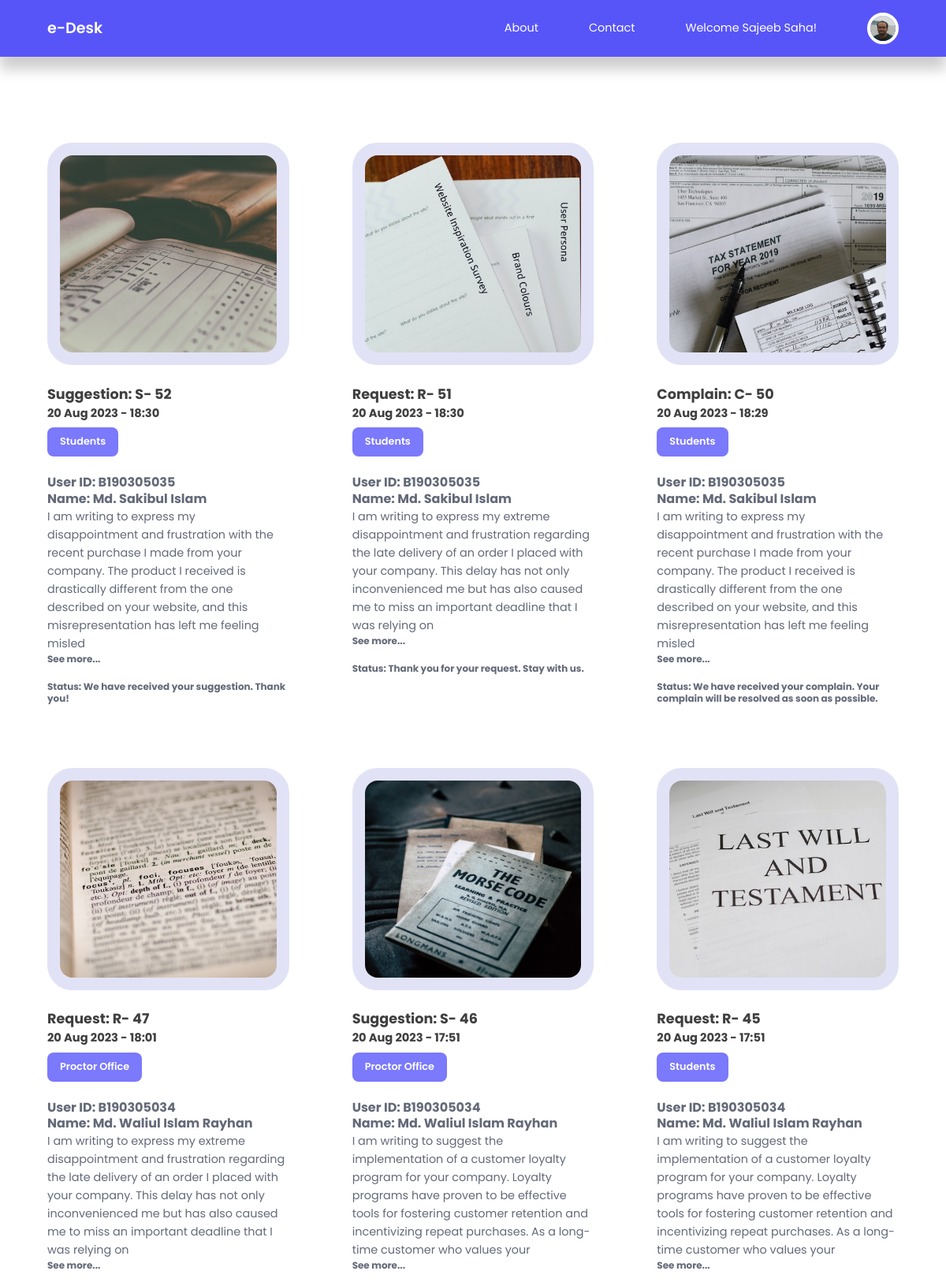
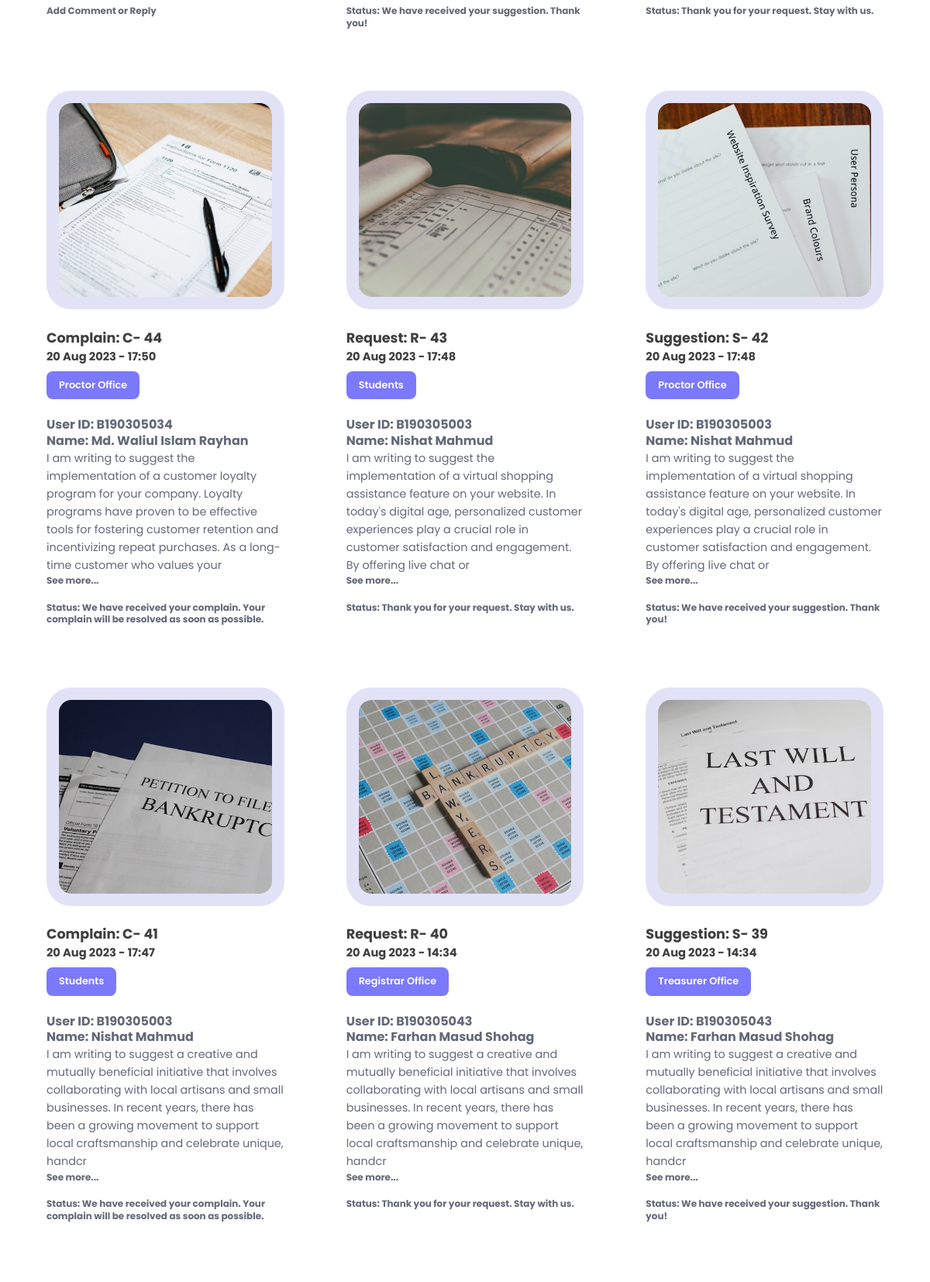
The app's page /admin/admin-index.php (upper part) with its own data (2 pictures, top to bottom).
### tables this page shows
CREATE TABLE `post` (
  `id` int(20) NOT NULL,
  `title` varchar(255) NOT NULL,
  `body` mediumtext NOT NULL,
  `picture` varchar(255) NOT NULL,
  `office_id` int(20) NOT NULL,
  `author_id` int(20) NOT NULL,
  `user_id` int(20) NOT NULL,
  `type` varchar(255) NOT NULL,
  `post_type` varchar(255) NOT NULL,
  `date_time` timestamp NOT NULL DEFAULT current_timestamp(),
  `status` varchar(255) NOT NULL,
  `comment` varchar(255) NOT NULL
);

CREATE TABLE `adminaddoffice` (
  `id` int(20) NOT NULL,
  `title` varchar(255) NOT NULL,
  `description` varchar(255) NOT NULL
);

CREATE TABLE `usermanagement` (
  `id` int(10) NOT NULL,
  `firstname` varchar(255) NOT NULL,
  `lastname` varchar(255) NOT NULL,
  `userid` varchar(255) NOT NULL,
  `email` varchar(255) NOT NULL,
  `password` varchar(255) NOT NULL,
  `picture` varchar(255) NOT NULL,
  `stat` varchar(255) NOT NULL,
  `admin-status` varchar(255) NOT NULL
);

### admin/admin-index.php (the view, shortened to what this page needs)
<?php
include 'partials/header.php';
$query = "SELECT * FROM post WHERE status='Approved' ORDER BY date_time DESC LIMIT 50";
$posts = mysqli_query($connection, $query);
?>
<section class="posts <?= $featured ? '' : 'section__extra-margin' ?>">
    <div class="container posts__container">
        <?php while ($post = mysqli_fetch_assoc($posts)): ?>
            <article class="post">
                <div class="post__thumbnail">
                    <img src="<?= ROOT_URL . 'images/' . $post['picture'] ?>" width="400" height="250">
                </div>
                <div class="post__info">
                    <?php
                    $category_id = $post['office_id'];
                    $category_query = "SELECT * FROM adminaddoffice WHERE id=$category_id";
                    $category_result = mysqli_query($connection, $category_query);
                    $category = mysqli_fetch_assoc($category_result);
                    ?>
                    <h3>
                        <?= $post['type'] ?>
                        <?= $post['id'] ?>
                        <small>
                            <?= date("d M Y - H:i", strtotime($post['date_time'])) ?>
                        </small>
                    </h3>
                    <a href="<?= ROOT_URL ?>admin/admin-catagory-post.php?id=<?= $post['office_id'] ?>"
                        class="category__button"><?= $category['title'] ?></a>
                    <p class="post__body">
                        <?php if ($post['author_id']): ?>
                        <h4>
                            <?= $post['title'] ?>
                        </h4>
                        <?php $len = strlen($post['body']); ?>
                        <?php if ($len < 250): ?>
                            <a href="<?= ROOT_URL ?>admin/details-post.php?id=<?= $post['id'] ?>"><?= $post['body'] ?></a>
                        <?php else: ?>
                            <?= substr($post['body'], 0, 250) ?>
                            <h5>
                                <a href="<?= ROOT_URL ?>admin/details-post.php?id=<?= $post['id'] ?>">See more...</a>
                            </h5>
                        <?php endif ?>
                        </p>
                        <div class="post__author">
                            <div class="post__author-info">
                                <?php if ($post['comment']): ?>
                                    <h5>Status:
                                        <?= $post['comment'] ?>
                                    </h5>
                                <?php else: ?>
                                    <h5><a href="<?= ROOT_URL ?>admin/details-post.php?id=<?= $post['id'] ?>">Add Comment or
                                            Reply</a></h5>
                                <?php endif ?>
                            </div>
                        </div>
                    </div>
                <?php else: ?>
                    <?php
                    $user_id = $post['user_id'];
                    $user_query = "SELECT * FROM usermanagement WHERE id=$user_id";
                    $user_result = mysqli_query($connection, $user_query);
                    $user = mysqli_fetch_assoc($user_result);
                    ?>
                    <h4>
                        User ID:
                        <?= $user['userid'] ?>
                    </h4>
                    <h4>
                        Name:
                        <?= $user['firstname'] ?>
                        <?= $user['lastname'] ?>
                    </h4>
                    <?php $len = strlen($post['body']); ?>
                    <?php if ($len < 250): ?>
                        <a href="<?= ROOT_URL ?>admin/details-post.php?id=<?= $post['id'] ?>"><?= $post['body'] ?></a>
                    <?php else: ?>
                        <?= substr($post['body'], 0, 250) ?>
                        <h5>
                            <a href="<?= ROOT_URL ?>admin/details-post.php?id=<?= $post['id'] ?>">See more...</a>
                        </h5>
                    <?php endif ?>
                    </p>
                    <div class="post__author">
                        <div class="post__author-info">
                            <?php if ($post['comment']): ?>
                                <h5>Status:
                                    <?= $post['comment'] ?>
                                </h5>
                            <?php else: ?>
                                <h5><a href="<?= ROOT_URL ?>admin/details-post.php?id=<?= $post['id'] ?>">Add Comment or Reply</a>
                                </h5>
                            <?php endif ?>
                        </div>
                    </div>
            </div>
        <?php endif ?>
        </article>
    <?php endwhile ?>
    </div>
</section>
<?php
include '../partials/footer.php';
?>

### css/style.css (style rules this page uses)
:root { --color-primary: #5855f8; --color-primary-light: #9BA4B5; --color-primary-variant: #5854c7; --color-red: #da0f3f; --color-red-light: hsl(346, 87%, 46%, 15%); --color-green: #00c476; --color-green-light: hsl(156, 100%, 38%, 15%); --color-gray-900: #e2e2f7; --color-gray-700: #ffffff; --color-gray-300: rgba(242, 242, 254, 0.3); --color-gray-200: rgba(33, 42, 62, 0.7); --color-white: #ffffff; --color-bg: #fff; --transition: all 300ms ease; --container-width-lg: 74%; --container-width-md: 88%; --form-width: 40%; --card-border-radius-1: 0.3rem; --card-border-radius-2: 0.5rem; --card-border-radius-3: 0.8rem; --card-border-radius-4: 2rem; --card-border-radius-5: 5rem; }
* { margin: 0; padding: 0; outline: 0; border: 0; appearance: 0; list-style: none; text-decoration: none; box-sizing: border-box; font-family: 'Poppins', sans-serif; }
body { font-family: Arial, sans-serif; margin: 0; padding: 0; }
body { line-height: 1.6; color: var(--color-gray-200); overflow-x: hidden; background: var(--color-bg); font-size: 0.9rem; }
.container { width: 90%; max-width: 1800px; margin-inline: auto; }
section { margin-top: 3rem; width: 100vw; }
.section__extra-margin { margin-top: 7rem; }
h3 { font-size: 1.1rem; margin: 0.8rem 0 0.5rem; color: #403f3f; line-height: 1.3; }
h4 { font-size: 1rem; color: var(--color-gray-200); line-height: 1.3; }
h5 { line-height: 1.3; }
a { color: var(--color-gray-200); transition: var(--transition); }
img { display: block; width: 100%; object-fit: cover; }
.category__button { background: #7b79fc; color: var(--color-bg); display: inline-block; padding: 0.5rem 1rem; border-radius: var(--card-border-radius-2); font-weight: 600; font-size: 0.8rem; text-align: center; }
.post__thumbnail { border-radius: var(--card-border-radius-4); border: 1rem solid var(--color-gray-900); overflow: hidden; margin-bottom: 1.6rem; }
.post__author { display: flex; gap: 1rem; margin-top: 1.2rem; }
.posts__container { display: grid; grid-template-columns: repeat(3, 1fr); gap: 5rem; margin-bottom: 5rem; }

### records on screen
post: picture (picture), type "Suggestion: S-", id "52", date_time "20 Aug 2023 - 18:30", adminaddoffice.title "Students", usermanagement.userid "B190305035", usermanagement.firstname "Md. Sakibul", usermanagement.lastname "Islam", body "I am writing to express my disappointment and frustration with the recent purchase I made from your company. The product I received is drastically different from the one described on your website, and this misrepresentation has left me feeling misled", comment "We have received your suggestion. Thank you!"
post: picture (picture), type "Request: R-", id "51", date_time "20 Aug 2023 - 18:30", adminaddoffice.title "Students", usermanagement.userid "B190305035", usermanagement.firstname "Md. Sakibul", usermanagement.lastname "Islam", body "I am writing to express my extreme disappointment and frustration regarding the late delivery of an order I placed with your company. This delay has not only inconvenienced me but has also caused me to miss an important deadline that I was relying on", comment "Thank you for your request. Stay with us."
post: picture (picture), type "Complain: C-", id "50", date_time "20 Aug 2023 - 18:29", adminaddoffice.title "Students", usermanagement.userid "B190305035", usermanagement.firstname "Md. Sakibul", usermanagement.lastname "Islam", body "I am writing to express my disappointment and frustration with the recent purchase I made from your company. The product I received is drastically different from the one described on your website, and this misrepresentation has left me feeling misled", comment "We have received your complain. Your complain will be resolved as soon as possible."
post: picture (picture), type "Request: R-", id "47", date_time "20 Aug 2023 - 18:01", adminaddoffice.title "Proctor Office", usermanagement.userid "B190305034", usermanagement.firstname "Md. Waliul Islam", usermanagement.lastname "Rayhan", body "I am writing to express my extreme disappointment and frustration regarding the late delivery of an order I placed with your company. This delay has not only inconvenienced me but has also caused me to miss an important deadline that I was relying on"
post: picture (picture), type "Suggestion: S-", id "46", date_time "20 Aug 2023 - 17:51", adminaddoffice.title "Proctor Office", usermanagement.userid "B190305034", usermanagement.firstname "Md. Waliul Islam", usermanagement.lastname "Rayhan", body "I am writing to suggest the implementation of a customer loyalty program for your company. Loyalty programs have proven to be effective tools for fostering customer retention and incentivizing repeat purchases. As a long-time customer who values your", comment "We have received your suggestion. Thank you!"
post: picture (picture), type "Request: R-", id "45", date_time "20 Aug 2023 - 17:51", adminaddoffice.title "Students", usermanagement.userid "B190305034", usermanagement.firstname "Md. Waliul Islam", usermanagement.lastname "Rayhan", body "I am writing to suggest the implementation of a customer loyalty program for your company. Loyalty programs have proven to be effective tools for fostering customer retention and incentivizing repeat purchases. As a long-time customer who values your", comment "Thank you for your request. Stay with us."
post: picture (picture), type "Complain: C-", id "44", date_time "20 Aug 2023 - 17:50", adminaddoffice.title "Proctor Office", usermanagement.userid "B190305034", usermanagement.firstname "Md. Waliul Islam", usermanagement.lastname "Rayhan", body "I am writing to suggest the implementation of a customer loyalty program for your company. Loyalty programs have proven to be effective tools for fostering customer retention and incentivizing repeat purchases. As a long-time customer who values your", comment "We have received your complain. Your complain will be resolved as soon as possible."
post: picture (picture), type "Request: R-", id "43", date_time "20 Aug 2023 - 17:48", adminaddoffice.title "Students", usermanagement.userid "B190305003", usermanagement.firstname "Nishat", usermanagement.lastname "Mahmud", body "I am writing to suggest the implementation of a virtual shopping assistance feature on your website. In today's digital age, personalized customer experiences play a crucial role in customer satisfaction and engagement. By offering live chat or", comment "Thank you for your request. Stay with us."
post: picture (picture), type "Suggestion: S-", id "42", date_time "20 Aug 2023 - 17:48", adminaddoffice.title "Proctor Office", usermanagement.userid "B190305003", usermanagement.firstname "Nishat", usermanagement.lastname "Mahmud", body "I am writing to suggest the implementation of a virtual shopping assistance feature on your website. In today's digital age, personalized customer experiences play a crucial role in customer satisfaction and engagement. By offering live chat or", comment "We have received your suggestion. Thank you!"
post: picture (picture), type "Complain: C-", id "41", date_time "20 Aug 2023 - 17:47", adminaddoffice.title "Students", usermanagement.userid "B190305003", usermanagement.firstname "Nishat", usermanagement.lastname "Mahmud", body "I am writing to suggest a creative and mutually beneficial initiative that involves collaborating with local artisans and small businesses. In recent years, there has been a growing movement to support local craftsmanship and celebrate unique, handcr", comment "We have received your complain. Your complain will be resolved as soon as possible."
post: picture (picture), type "Request: R-", id "40", date_time "20 Aug 2023 - 14:34", adminaddoffice.title "Registrar Office", usermanagement.userid "B190305043", usermanagement.firstname "Farhan Masud", usermanagement.lastname "Shohag", body "I am writing to suggest a creative and mutually beneficial initiative that involves collaborating with local artisans and small businesses. In recent years, there has been a growing movement to support local craftsmanship and celebrate unique, handcr", comment "Thank you for your request. Stay with us."
post: picture (picture), type "Suggestion: S-", id "39", date_time "20 Aug 2023 - 14:34", adminaddoffice.title "Treasurer Office", usermanagement.userid "B190305043", usermanagement.firstname "Farhan Masud", usermanagement.lastname "Shohag", body "I am writing to suggest a creative and mutually beneficial initiative that involves collaborating with local artisans and small businesses. In recent years, there has been a growing movement to support local craftsmanship and celebrate unique, handcr", comment "We have received your suggestion. Thank you!"
